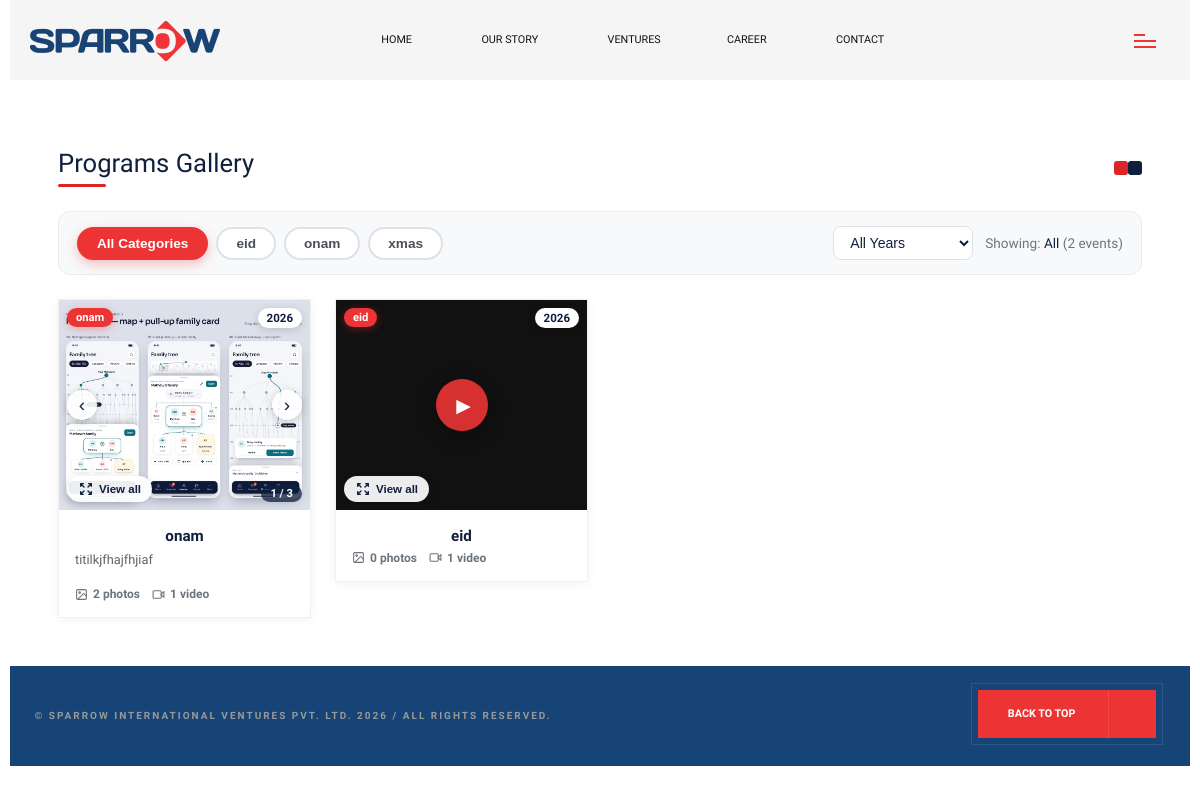
Screenshot of /programs/ with the database file from the repository.
### main/models.py (models this page shows, shortened)
class ProgramCategory(models.Model):
    name = models.CharField(max_length=100, unique=True,
        help_text="Category name e.g. Onam, Christmas, Sports Day")
    slug = models.SlugField(max_length=100, unique=True,
        help_text="Auto-filled from name. Used in URLs.")
    cover_image = models.ImageField(upload_to='program_categories/', blank=True, null=True,
        help_text="Optional cover image shown on the category card")
    description = models.TextField(blank=True,
        help_text="Short description of this category (optional)")
    order = models.IntegerField(default=0, help_text="Display order")
    is_active = models.BooleanField(default=True)
    created_at = models.DateTimeField(auto_now_add=True)
    class Meta:
        ordering = ['order', 'name']
        verbose_name = "Program Category"
        verbose_name_plural = "Program Categories"

class ProgramImage(models.Model):
    IMAGE = 'image'
    VIDEO = 'video'
    MEDIA_TYPE_CHOICES = [(IMAGE, 'Photo'), (VIDEO, 'Video')]
    event = models.ForeignKey(ProgramEvent, on_delete=models.CASCADE,
        related_name='images', help_text="Which event this item belongs to")
    image = models.FileField(
        "Photo or Video",
        upload_to=program_media_upload_to, blank=True, null=True,
        validators=[FileExtensionValidator(IMAGE_EXTENSIONS + VIDEO_EXTENSIONS)],
        help_text="Upload a photo (jpg/png/webp) or a video (mp4/webm/mov).")
    video_url = models.URLField("YouTube / Vimeo link", blank=True,
        help_text="Optional: use instead of uploading a big video.")
    media_type = models.CharField(max_length=10, choices=MEDIA_TYPE_CHOICES,
        default=IMAGE, editable=False)          # set automatically in save()
    caption = models.CharField(max_length=200, blank=True,
        help_text="Optional caption")
    order = models.IntegerField(default=0, help_text="Display order within event")
    is_active = models.BooleanField(default=True)
    created_at = models.DateTimeField(auto_now_add=True)
    class Meta:
        ordering = ['order', 'created_at']
        verbose_name = "Program Photo / Video"
        verbose_name_plural = "Program Photos & Videos"
    def save(self, *args, **kwargs):
        self.media_type = self._detect_type()
        super().save(*args, **kwargs)
    @property
    def is_video(self):
        return self.media_type == self.VIDEO
    @property
    def is_embed(self):
        return self.is_video and not self.image and bool(self.video_url)
    @property
    def youtube_id(self):
        m = _YOUTUBE_RE.search(self.video_url or '')
        return m.group(1) if m else None
    @property
    def video_src(self):
        if self.is_video and self.image:
            return self.image.url
        return self.embed_url
    @property
    def thumbnail_url(self):
        if not self.is_video and self.image:
            return self.image.url
        yt = self.youtube_id
        if yt:
            return f"https://img.youtube.com/vi/{yt}/hqdefault.jpg"
        return None

class ProgramEvent(models.Model):
    category = models.ForeignKey(ProgramCategory, on_delete=models.CASCADE,
        related_name='events', help_text="Which category this event belongs to")
    title = models.CharField(max_length=200, help_text="Event title e.g. 'Onam Celebrations 2024'")
    description = models.TextField(blank=True, help_text="Short description (optional)")
    year = models.IntegerField(
        validators=[MinValueValidator(2000), MaxValueValidator(2100)],
        default=current_year,
        help_text="Year the event took place"
    )
    cover_image = models.ImageField(upload_to='program_events/', blank=True, null=True,
        help_text="Cover image for this event card (if blank, the first photo is used)")
    order = models.IntegerField(default=0, help_text="Display order within category")
    is_active = models.BooleanField(default=True)
    created_at = models.DateTimeField(auto_now_add=True)
    updated_at = models.DateTimeField(auto_now=True)
    class Meta:
        ordering = ['-year', 'order', 'title']
        verbose_name = "Program Event"
        verbose_name_plural = "Program Events"
    @property
    def active_media(self):
        return self.images.filter(is_active=True).order_by('order', 'created_at')
    @property
    def active_images(self):
        return self.active_media.filter(media_type=ProgramImage.IMAGE)
    @property
    def active_videos(self):
        return self.active_media.filter(media_type=ProgramImage.VIDEO)
    @property
    def image_count(self):
        return self.active_images.count()
    @property
    def video_count(self):
        return self.active_videos.count()

### main/views.py (the view)
# urls.py: path('programs/', views.programs_gallery, name='programs_gallery'),
def programs_gallery(request):
    selected_cat  = request.GET.get('category', '')
    selected_year = request.GET.get('year', '')
    categories_qs = ProgramCategory.objects.filter(is_active=True).prefetch_related(
        'events__images'
    ).order_by('order', 'name')
    all_years = (
        ProgramEvent.objects
        .filter(is_active=True, category__is_active=True)
        .values_list('year', flat=True)
        .distinct()
        .order_by('-year')
    )
    events_qs = ProgramEvent.objects.filter(
        is_active=True, category__is_active=True
    ).select_related('category').prefetch_related('images')
    if selected_cat:
        events_qs = events_qs.filter(category__slug=selected_cat)
    if selected_year and selected_year.isdigit():
        events_qs = events_qs.filter(year=int(selected_year))
    events_qs = events_qs.order_by('-year', 'order')
    context = {
        'page_title': 'Programs Gallery - Sparrow International',
        'active_page': 'programs',
        'categories': categories_qs,
        'events': events_qs,
        'all_years': all_years,
        'selected_cat': selected_cat,
        'selected_year': selected_year,
        'total_count': events_qs.count(),
    }
    return render(request, 'programs_gallery.html', context)

### templates/programs_gallery.html (shortened to what this page needs)
{% extends 'base.html' %}
{% load static %}
{% block content %}
<section class="pg-page-section py-5">
  <div class="container-fluid px-4 px-lg-5">
    <div class="d-flex align-items-center justify-content-between mb-4">
      <div>
        <h2 class="pg-page-title fw-bold mb-1">Programs Gallery</h2>
        <div class="pg-title-underline"></div>
      </div>
      <div class="d-none d-md-flex gap-1">
        <span class="pg-dot pg-dot-red"></span>
        <span class="pg-dot pg-dot-navy"></span>
      </div>
    </div>
    <div class="pg-filter-bar mb-4">
      <div class="pg-category-pills">
        <button class="pg-cat-btn {% if not selected_cat %}active{% endif %}" data-cat="">All Categories</button>
        {% for cat in categories %}
        <button class="pg-cat-btn {% if selected_cat == cat.slug %}active{% endif %}" data-cat="{{ cat.slug }}">{{ cat.name }}</button>
        {% endfor %}
      </div>
      <div class="pg-filter-right">
        <select id="pgYearFilter" class="pg-year-select">
          <option value="">All Years</option>
        </select>
        <span class="pg-count-text">
          Showing: <strong id="pgCountLabel">All</strong>
          <span id="pgCountBadge">({{ total_count }} event{{ total_count|pluralize }})</span>
        </span>
      </div>
    </div>
    <div class="row g-4" id="pgGrid">
      {% for event in events %}
      {% with items=event.active_media %}
      <div class="col-12 col-sm-6 col-lg-4 col-xl-3 pg-card-col"
           data-year="{{ event.year }}"
           data-cat="{{ event.category.slug }}">
        <div class="pg-card bg-white rounded-3 overflow-hidden h-100">
          <div class="pg-slider" data-event="{{ event.pk }}">
            <div class="pg-slides">
              {% for it in items %}
                {% if it.is_video %}
                <div class="pg-slide pg-slide-video"
                     data-lb="{{ event.pk }}"
                     data-lb-index="{% if event.cover_image %}{{ forloop.counter }}{% else %}{{ forloop.counter0 }}{% endif %}"
                     title="Click to watch with sound">
                  {% if it.is_embed %}
                  {% if it.thumbnail_url %}<img src="{{ it.thumbnail_url }}" alt="{{ it.caption|default:event.title }}" loading="lazy">{% endif %}<iframe class="pg-card-embed" data-src="{{ it.card_embed_url }}" allow="autoplay; encrypted-media" tabindex="-1" title="{{ it.caption|default:event.title }}"></iframe>
                  {% else %}
                  <video src="{{ it.video_src }}#t=0.1" preload="metadata" muted loop playsinline disablepictureinpicture></video>
                  {% endif %}
                  <span class="pg-play-icon" aria-hidden="true">&#9654;</span>
                </div>
                {% else %}
                <div class="pg-slide"><img src="{{ it.image.url }}" alt="{{ it.caption|default:event.title }}" loading="lazy"></div>
                {% endif %}
              {% endfor %}
            </div>
            <button class="pg-sl-btn pg-sl-prev" aria-label="Previous">&#8249;</button>
            <button class="pg-sl-btn pg-sl-next" aria-label="Next">&#8250;</button>
            <div class="pg-sl-counter"></div>
            <span class="pg-year-badge">{{ event.year }}</span>
            <span class="pg-cat-badge">{{ event.category.name }}</span>
            <button class="pg-lightbox-btn" data-lb="{{ event.pk }}" aria-label="View all photos and videos">
              <svg width="16" height="16" fill="none" viewBox="0 0 24 24" stroke="currentColor" stroke-width="2">
                <path stroke-linecap="round" stroke-linejoin="round" d="M4 8V4m0 0h4M4 4l5 5m11-1V4m0 0h-4m4 0l-5 5M4 16v4m0 0h4m-4 0l5-5m11 5l-5-5m5 5v-4m0 4h-4"/>
              </svg>
              View all
            </button>
          </div>
          <div class="p-3">
            <h6 class="pg-card-title mb-1">{{ event.title }}</h6>
            {% if event.description %}
              <p class="pg-card-desc text-muted small mb-2">{{ event.description }}</p>
            {% endif %}
            <div class="pg-card-meta">
              <span class="pg-img-count">
                <svg width="13" height="13" fill="none" viewBox="0 0 24 24" stroke="currentColor" stroke-width="2">
                  <rect x="3" y="3" width="18" height="18" rx="2"/><circle cx="8.5" cy="8.5" r="1.5"/><polyline points="21 15 16 10 5 21"/>
                </svg>
                {{ event.image_count }} photo{{ event.image_count|pluralize }}
              </span>
              {% if event.video_count %}
              <span class="pg-img-count">
                <svg width="13" height="13" fill="none" viewBox="0 0 24 24" stroke="currentColor" stroke-width="2">
                  <rect x="2" y="5" width="15" height="14" rx="2"/><polygon points="22 7 17 11 17 13 22 17 22 7"/>
                </svg>
                {{ event.video_count }} video{{ event.video_count|pluralize }}
              </span>
              {% endif %}
            </div>
          </div>
        </div>
      </div>
      {% endwith %}
      {% empty %}
      <div class="col-12 text-center py-5">
        <p class="text-muted">No programs added yet. Add categories and events from the admin panel.</p>
      </div>
      {% endfor %}
    </div>
  </div>
</section>
{% endblock %}

### templates/programs_gallery.html (style rules this page uses)
.pg-page-title { font-size:1.6rem; color:#0f1f3d; }
.pg-title-underline { width:48px; height:3px; background:#dc2626; border-radius:2px; margin-top:6px; }
.pg-dot { display:inline-block; width:14px; height:14px; border-radius:3px; }
.pg-dot-red { background:#dc2626; }
.pg-dot-navy { background:#0f1f3d; }
.pg-filter-bar { display:flex; flex-wrap:wrap; align-items:center; justify-content:space-between; gap:14px; background:#f8f9fa; border:1px solid #e9ecef; border-radius:12px; padding:14px 18px; }
.pg-category-pills { display:flex; flex-wrap:wrap; gap:8px; }
.pg-cat-btn { padding:7px 18px; font-size:.85rem; font-weight:600; border-radius:50px; border:2px solid #dee2e6; background:#fff; color:#495057; cursor:pointer; transition:all .22s ease; white-space:nowrap; }
.pg-cat-btn.active { background:#ed3435; border-color:#ed3435; color:#fff; box-shadow:0 4px 12px rgba(237,52,53,.3); }
.pg-filter-right { display:flex; align-items:center; gap:12px; flex-wrap:wrap; }
.pg-year-select { min-width:140px; border:1.5px solid #dee2e6; border-radius:8px; padding:7px 12px; font-size:.88rem; color:#0f1f3d; background:#fff; cursor:pointer; outline:none; transition:border-color .2s; }
.pg-count-text { font-size:.85rem; color:#6c757d; white-space:nowrap; }
.pg-count-text strong { color:#0f1f3d; }
.pg-card { border:1px solid #f0f0f0; box-shadow:0 2px 10px rgba(0,0,0,.05); transition:transform .22s ease, box-shadow .22s ease; }
.pg-card-title { font-size:.95rem; color:#0f1f3d; font-weight:600; line-height:1.35; }
.pg-card-desc { font-size:.80rem; line-height:1.45; display:-webkit-box; -webkit-line-clamp:2; -webkit-box-orient:vertical; overflow:hidden; }
.pg-card-meta { display:flex; flex-wrap:wrap; gap:12px; }
.pg-img-count { display:inline-flex; align-items:center; gap:5px; font-size:.75rem; font-weight:600; color:#6c757d; }
.pg-slider { position:relative; overflow:hidden; height:210px; background:#f5f5f5; }
.pg-slides { display:flex; height:100%; transition:transform .35s ease; }
.pg-slide { flex:0 0 100%; height:100%; }
.pg-slide img, .pg-slide video { width:100%; height:100%; object-fit:cover; display:block; }
.pg-slide-video { position:relative; background:#111; cursor:pointer; }
.pg-play-icon { position:absolute; top:50%; left:50%; transform:translate(-50%,-50%); width:52px; height:52px; border-radius:50%; background:rgba(237,52,53,.9); color:#fff; font-size:19px; display:flex; align-items:center; justify-content:center; padding-left:4px; box-shadow:0 4px 18px rgba(0,0,0,.35); transition:transform .2s; pointer-events:none; }
.pg-slide-video video,.pg-slide-video img { position:absolute;inset:0; }
.pg-play-icon { z-index:2;transition:opacity .25s,transform .2s; }
.pg-sl-btn { position:absolute; top:50%; transform:translateY(-50%); width:30px; height:30px; border:none; border-radius:50%; background:rgba(255,255,255,.9); color:#0f1f3d; font-size:1.2rem; line-height:1; cursor:pointer; display:none; align-items:center; justify-content:center; box-shadow:0 2px 8px rgba(0,0,0,.2); z-index:2; transition:background .2s; }
.pg-slider.has-multi .pg-sl-btn { display:flex; }
.pg-sl-prev { left:8px; }
.pg-sl-next { right:8px; }
.pg-sl-counter { position:absolute; bottom:8px; right:8px; background:rgba(15,31,61,.75); color:#fff; font-size:.7rem; font-weight:700; padding:2px 9px; border-radius:20px; display:none; z-index:2; }
.pg-slider.has-multi .pg-sl-counter { display:block; }
.pg-year-badge { position:absolute; top:8px; right:8px; background:#fff; color:#0f1f3d; font-size:.72rem; font-weight:700; padding:3px 9px; border-radius:20px; box-shadow:0 2px 8px rgba(0,0,0,.15); z-index:2; }
.pg-cat-badge { position:absolute; top:8px; left:8px; background:#ed3435; color:#fff; font-size:.70rem; font-weight:700; padding:3px 9px; border-radius:20px; box-shadow:0 2px 8px rgba(237,52,53,.35); max-width:calc(100% - 80px); overflow:hidden; text-overflow:ellipsis; white-space:nowrap; z-index:2; }
.pg-lightbox-btn { position:absolute; bottom:8px; left:8px; display:inline-flex; align-items:center; gap:5px; border:none; background:rgba(255,255,255,.92); color:#0f1f3d; font-size:.72rem; font-weight:700; padding:5px 11px; border-radius:20px; cursor:pointer; z-index:2; box-shadow:0 2px 8px rgba(0,0,0,.15); transition:background .2s, color .2s; }
.pg-card-col { animation:pgFadeIn .3s ease both; }

### rows the page displays
ProgramCategory: name "eid"
ProgramCategory: name "onam"
ProgramCategory: name "xmas"
ProgramEvent: year "2026", category.name "onam", title "onam", description "titilkjfhajfhjiaf", image_count "2", video_count "1"
ProgramImage: image (picture)
ProgramEvent: year "2026", category.name "eid", title "eid", image_count "0", video_count "1"

### other values shown
{{ total_count }} "2"
